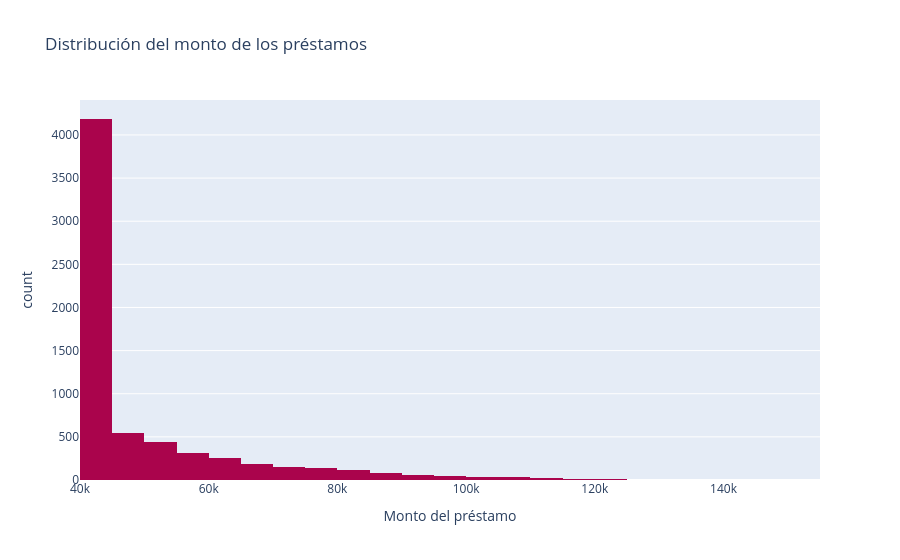

Notebook source saved alongside this figure:
### Code cell
import plotly.express as px

fig1 = px.histogram(
    df,
    x="Monto_Inicial",
    nbins=30,
    title="Distribución del monto de los préstamos",
    labels={
        "Monto_Inicial": "Monto del préstamo",
        "count": "Frecuencia"
    },
    color_discrete_sequence=["#aa044c"]
)

fig1.show()

### Figure 1 — Plotly figure (JSON) as saved in the notebook; plotly's stock layout.template omitted (floating-point values rounded to 4 significant figures; data arrays with more than 128 entries replaced by an {"elided": "..."} marker saying what was removed)
{"data": [{"bingroup": "x", "hovertemplate": "Monto del préstamo=%{x}<br>count=%{y}<extra></extra>", "legendgroup": "", "marker": {"color": "#aa044c", "pattern": {"shape": ""}}, "name": "", "nbinsx": 30, "orientation": "v", "showlegend": false, "type": "histogram", "x": {"elided": "6639 int values"}, "xaxis": "x", "yaxis": "y"}], "layout": {"barmode": "relative", "legend": {"tracegroupgap": 0}, "title": {"text": "Distribución del monto de los préstamos"}, "xaxis": {"anchor": "y", "domain": [0, 1], "title": {"text": "Monto del préstamo"}}, "yaxis": {"anchor": "x", "domain": [0, 1], "title": {"text": "count"}}}}
